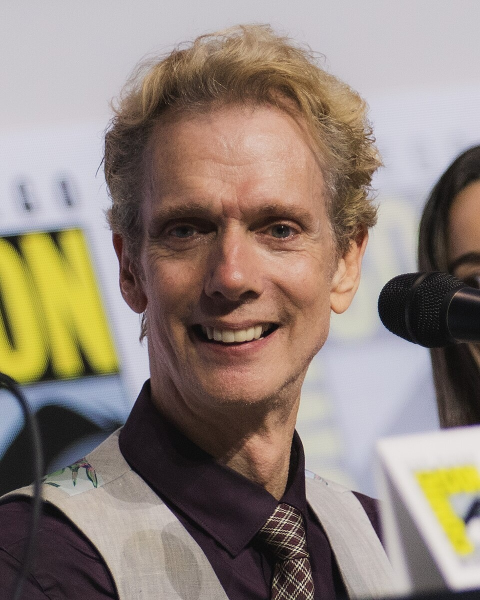
#> input picture video_disfraces/imagenes/1_actor.jpg, 960 x 1200 px (shown at 1/2 size)
$ python make_video.py imagenes/1_actor.jpg
#> lines starting #> are read from the running program, lines starting #| are printed output that depends on the picture; after the words box and inside, x2 and y2 are one past the last pixel; in counts of white or black regions, pixels touching at a corner belong together
"""Genera el video "¿Quién está detrás del disfraz?" (1:20, 1080x1920, 30 fps).

Uso: python3 make_video.py   ->  crea quien_esta_detras.mp4 en esta carpeta.
Requiere: Pillow, numpy, ffmpeg.
"""
import math
import os
import subprocess
import wave

import numpy as np
from PIL import Image, ImageDraw, ImageFilter, ImageFont

HERE = os.path.dirname(os.path.abspath(__file__))
W, H, FPS = 1080, 1920, 30
DUR = 80.0
INTRO, SEG, OUTRO = 5.0, 14.0, 5.0
REVEAL = 4.0  # segundo dentro de cada segmento en que se revela el actor

FB = "/usr/share/fonts/truetype/dejavu/DejaVuSans-Bold.ttf"
FR = "/usr/share/fonts/truetype/dejavu/DejaVuSans.ttf"
FS = "/usr/share/fonts/truetype/dejavu/DejaVuSerif-Bold.ttf"
_fc = {}


def font(path, size):
    k = (path, size)
    if k not in _fc:
        _fc[k] = ImageFont.truetype(path, size)
    return _fc[k]


# personaje, película, actor, dato, color principal
ITEMS = [
    ("EL FAUNO", "El laberinto del fauno (2006)", "DOUG JONES",
     "Especialista en criaturas fantásticas, pasó horas en maquillaje y prótesis "
     "faciales para dar vida al Fauno y al Hombre Pálido.", (150, 120, 70)),
    ("PENNYWISE", "It (2017)", "BILL SKARSGÅRD",
     "Combinó maquillaje blanco, prótesis en frente y nariz, lentes de contacto "
     "y su propio control muscular para crear una versión irreconocible del payaso.", (210, 40, 40)),
    ("GOLLUM", "El Señor de los Anillos", "ANDY SERKIS",
     "Pionero de la captura de movimiento, utilizó trajes con marcadores digitales "
     "para trasladar sus gestos, voz y postura al personaje.", (150, 160, 110)),
    ("CHEWBACCA", "Star Wars", "PETER MAYHEW",
     "Con 2,21 metros de estatura, interpretó al wookiee durante décadas dentro de "
     "un pesado traje peludo y máscara de látex con visibilidad reducida.", (170, 110, 60)),
    ("HELLBOY", "Hellboy (2004 y 2008)", "RON PERLMAN",
     "Soportó entre tres y cuatro horas diarias de maquillaje y prótesis para lucir "
     "la piel roja, cuernos limados, colmillos y el brazo derecho gigante.", (220, 50, 30)),
]
assert INTRO + SEG * len(ITEMS) + OUTRO == DUR


# ---------------------------------------------------------------- utilidades
def ease_out(t):
    t = max(0.0, min(1.0, t))
    return 1 - (1 - t) ** 3


# [4 lines left out: function ease_out_back, not called in this run]


def text_c(d, y, txt, f, fill, stroke=0, sfill=(0, 0, 0), spacing=10, x=W / 2):
    d.multiline_text((x, y), txt, font=f, fill=fill, anchor="ma", align="center",
                     stroke_width=stroke, stroke_fill=sfill, spacing=spacing)


# [21 lines left out: functions wrap, fit_font, not called in this run]


def gradient_bg(c1, c2):
    y = np.linspace(0, 1, H)[:, None, None]
    a = np.array(c1, float)[None, None, :]
    b = np.array(c2, float)[None, None, :]
    img = a * (1 - y) + b * y
    img = np.repeat(img, W, axis=1)
    # viñeta
    yy, xx = np.mgrid[0:H, 0:W]
    r = np.sqrt(((xx - W / 2) / (W * 0.75)) ** 2 + ((yy - H / 2) / (H * 0.6)) ** 2)
    img *= np.clip(1.15 - 0.55 * r, 0.25, 1)[:, :, None]
    return Image.fromarray(np.clip(img, 0, 255).astype(np.uint8))


def darker(c, k):
    return tuple(int(v * k) for v in c)


# ------------------------------------------------------- máscara de teatro
def make_mask(color, size=620):
    """Máscara estilizada (rostro misterioso) en RGBA."""
    S = size * 2  # supersampling
    im = Image.new("RGBA", (S, S), (0, 0, 0, 0))
    d = ImageDraw.Draw(im)
    pad = S * 0.08
    face = [pad, pad * 0.6, S - pad, S - pad * 0.2]
    # sombra/borde
    d.ellipse([face[0] - 14, face[1] - 14, face[2] + 14, face[3] + 14], fill=(255, 255, 255, 255))
    d.ellipse(face, fill=darker(color, 0.55) + (255,))
    d.ellipse([face[0] + 40, face[1] + 40, face[2] - 40, face[3] - 140], fill=darker(color, 0.75) + (255,))
    # ojos
    ew, eh = S * 0.2, S * 0.11
    for cx in (S * 0.33, S * 0.67):
        cy = S * 0.42
        d.ellipse([cx - ew / 2, cy - eh / 2, cx + ew / 2, cy + eh / 2], fill=(10, 10, 15, 255))
        d.ellipse([cx - ew / 2 - 8, cy - eh / 2 - 30, cx + ew / 2 + 8, cy - eh / 2 + 6],
                  outline=(255, 255, 255, 200), width=10)
    # boca
    d.arc([S * 0.3, S * 0.58, S * 0.7, S * 0.8], 20, 160, fill=(10, 10, 15, 255), width=26)
    # signo de interrogación
    f = font(FB, int(S * 0.22))
    d.text((S / 2, S * 0.0), "?", font=f, fill=(255, 255, 255, 235), anchor="mt",
           stroke_width=10, stroke_fill=(0, 0, 0, 255))
    return im.resize((size, size), Image.LANCZOS)


# ------------------------------------------------------------ fotos reales
IMG_DIR = os.path.join(HERE, "imagenes")


def find_img(name):
    for ext in (".jpg", ".jpeg", ".png", ".webp"):
        q = os.path.join(IMG_DIR, name + ext)
        if os.path.exists(q):
            return q
    return None


def photo_card(path, w, h, color, label=None):
    """Recorta la foto tipo 'cover', esquinas redondeadas, borde y etiqueta."""
    src = Image.open(path).convert("RGB")
    sc = max(w / src.width, h / src.height)
    src = src.resize((int(src.width * sc) + 1, int(src.height * sc) + 1), Image.LANCZOS)
    left = (src.width - w) // 2
    top = int((src.height - h) * 0.08)  # prioriza la parte superior (rostros)
    src = src.crop((left, top, left + w, top + h)).convert("RGBA")
    m = Image.new("L", (w, h), 0)
    ImageDraw.Draw(m).rounded_rectangle([0, 0, w - 1, h - 1], 40, fill=255)
    card = Image.new("RGBA", (w + 16, h + 16), (0, 0, 0, 0))
    ImageDraw.Draw(card).rounded_rectangle([0, 0, w + 15, h + 15], 48, fill=color + (255,))
    src.putalpha(m)
    card.alpha_composite(src, (8, 8))
    if label:
        d = ImageDraw.Draw(card)
        f = font(FB, 38)
        tw = f.getlength(label)
        d.rounded_rectangle([(w + 16 - tw) / 2 - 24, h - 60, (w + 16 + tw) / 2 + 24, h + 2], 25,
                            fill=(0, 0, 0, 210))
        d.text(((w + 16) / 2, h - 29), label, font=f, fill=(255, 255, 255), anchor="mm")
    return card


# ------------------------------------------------------------- partículas
rng = np.random.default_rng(7)
PARTS = rng.random((70, 4))  # x, y, velocidad, tamaño


# [8 lines left out: function draw_particles, not called in this run]


# ----------------------------------------------------------- precálculos
print("Preparando recursos...")
BGS = [gradient_bg(darker(c, 0.45), (8, 8, 14)) for *_, c in ITEMS]
BG_INTRO = gradient_bg((60, 20, 80), (5, 5, 12))
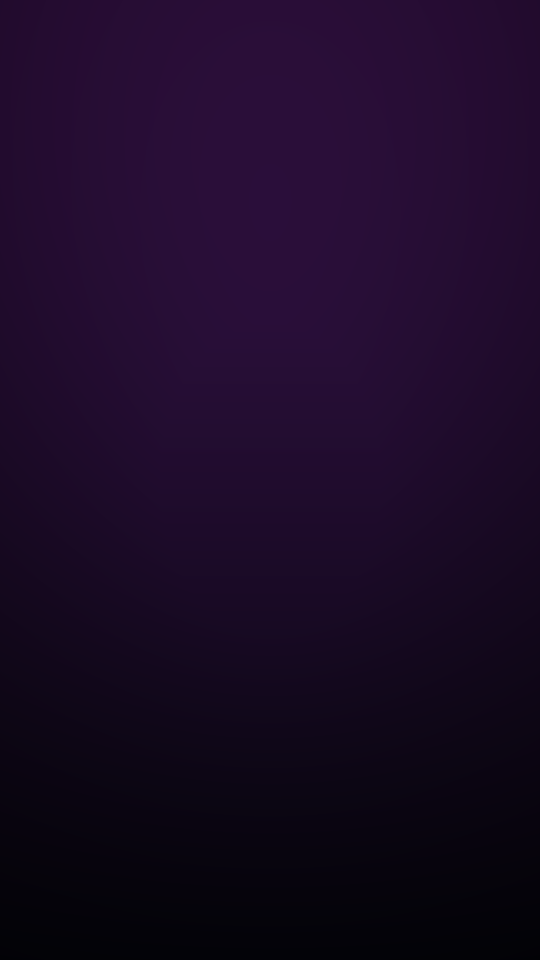
#> BG_INTRO: PIL image 1080x1920 RGB (shown at 1/2 size); mean R, G, B 26.4, 9.8, 37.6
MASKS = [make_mask(c) for *_, c in ITEMS]
#> in make_mask, `im = Image.new("RGBA", (S, S), (0, 0, 0, 0))`: im: PIL image 1240x1240 RGBA; every value is 0
#> in make_mask, `return im.resize((size, size), Image.LANCZOS)`:
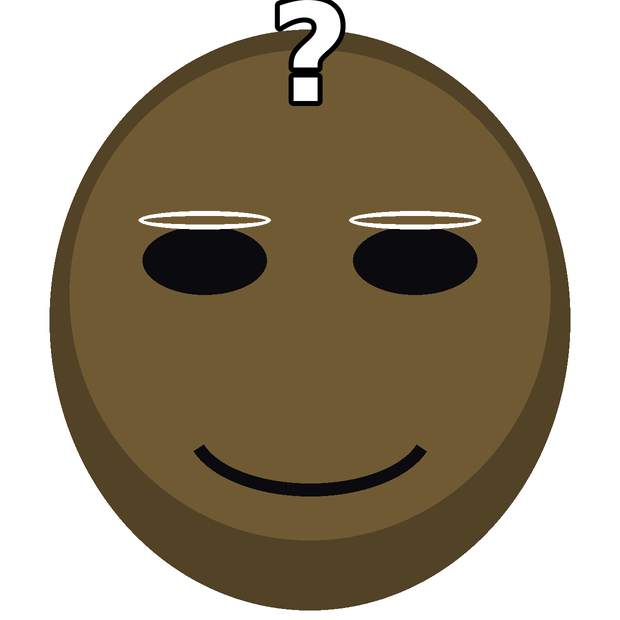
#> returned value: PIL image 620x620 RGBA; mean R, G, B, A 72.5, 60.9, 41.1, 166.4; transparent parts drawn white
#> call 2 of make_mask, with color = (210, 40, 40), size = 620
#> in make_mask (call 2), `S = size * 2`: S = 1240
#> in make_mask (call 2), `pad = S * 0.08`: pad = 99.2
#> in make_mask (call 2), `face = [pad, pad * 0.6, S - pad, S - pad * 0.2]`: face = [99.2, 59.52, 1140.8, 1220.2]
#> in make_mask (call 2), `ew, eh = S * 0.2, S * 0.11`: ew = 248; eh = 136.4
#> the loop in make_mask (call 2), `for cx in (S * 0.33, S * 0.67):` made 2 passes
#> (cx, cy) on passes 1 to 2: (409.2, 520.8), (830.8, 520.8)
#> in make_mask (call 2), `return im.resize((size, size), Image.LANCZOS)`:
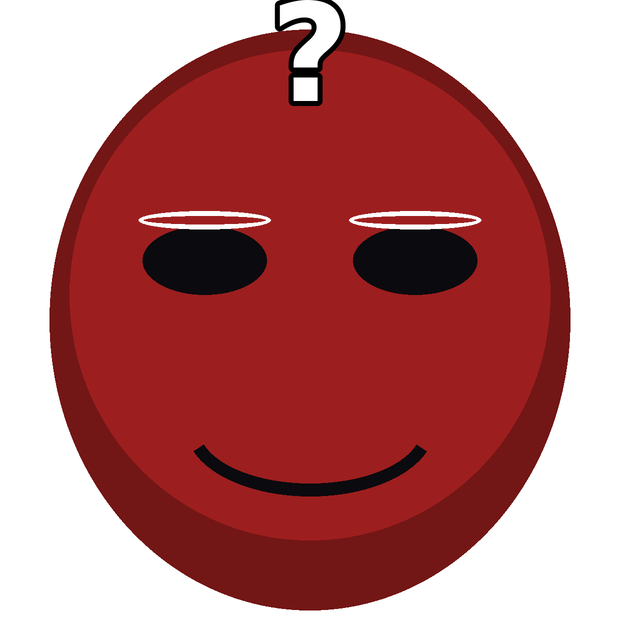
#> returned value: PIL image 620x620 RGBA; mean R, G, B, A 96.3, 29.3, 29.5, 166.4; transparent parts drawn white
#> call 3 of make_mask, with color = (150, 160, 110), size = 620
#> the loop in make_mask (call 3), `for cx in (S * 0.33, S * 0.67):` made 2 passes
#> in make_mask (call 3), `return im.resize((size, size), Image.LANCZOS)`:
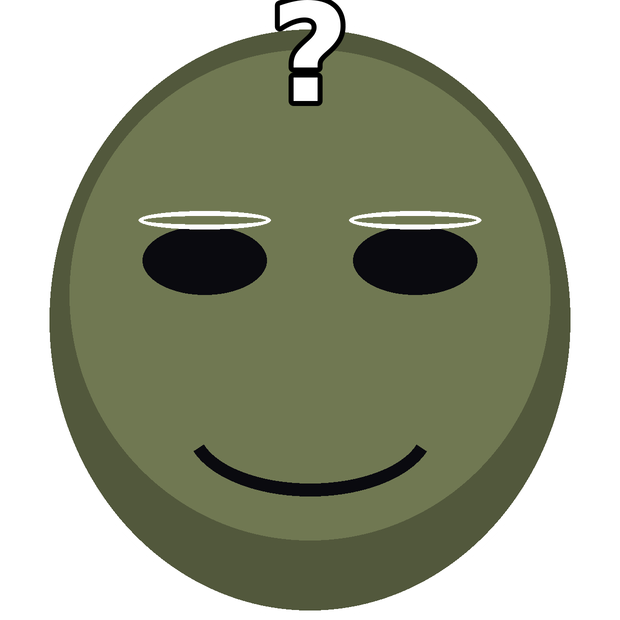
#> returned value: PIL image 620x620 RGBA; mean R, G, B, A 72.5, 76.8, 56.9, 166.4; transparent parts drawn white
#> MASKS = 5 items
CHAR_BIG, CHAR_SM, ACT_SM = [], [], []
for _n, it in enumerate(ITEMS, 1):
    pc, pa = find_img(f"{_n}_personaje"), find_img(f"{_n}_actor")
    CHAR_BIG.append(photo_card(pc, 820, 640, it[4]) if pc else None)
    CHAR_SM.append(photo_card(pc, 460, 500, it[4], "PERSONAJE") if pc else None)
    ACT_SM.append(photo_card(pa, 460, 500, it[4], "ACTOR") if pa else None)
#> in photo_card, src is the input picture: PIL image 960x1200 RGB; mean R, G, B 145.1, 131.4, 121.3
#> in photo_card, `m = Image.new("L", (w, h), 0)`: m: PIL image 460x500 L; every value is 0
#> in photo_card, `ImageDraw.Draw(m).rounded_rectangle([0, 0, w - 1, h - 1], 40, fill=255)`:
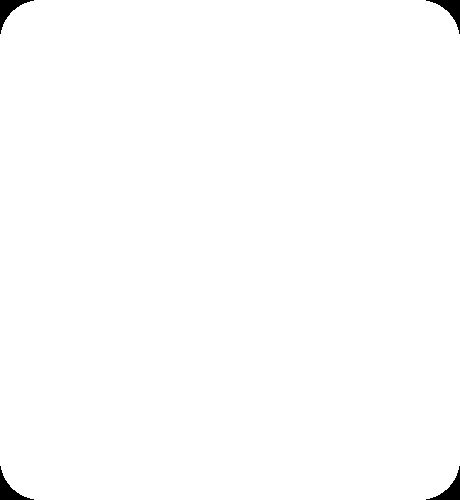
#> m: PIL image 460x500 L; 99.4% white; 4 black regions, box (x1, y1, x2, y2) and area: (0, 0, 34, 34) 354, (426, 0, 460, 34) 354, (0, 466, 34, 500) 354, (426, 466, 460, 500) 354
#> in photo_card, `card = Image.new("RGBA", (w + 16, h + 16), (0, 0, 0, 0))`: card: PIL image 476x516 RGBA; every value is 0
#> in photo_card, `card.alpha_composite(src, (8, 8))`:
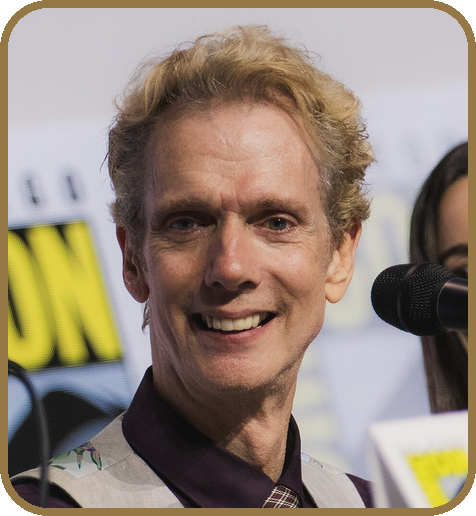
#> card: PIL image 476x516 RGBA; mean R, G, B, A 148, 132.7, 118.9, 252.9; transparent parts drawn white
    print(f"  #{_n}: personaje={'sí' if pc else 'NO'}  actor={'sí' if pa else 'NO'}")
#> pass 2 of the loop `for _n, it in enumerate(ITEMS, 1):`:
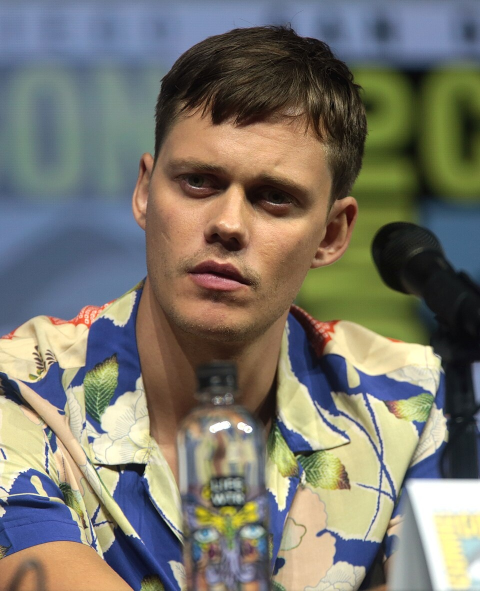
#> input picture video_disfraces/imagenes/2_actor.jpg, 960 x 1182 px (shown at 1/2 size)
#> in photo_card, src is the input picture: PIL image 960x1182 RGB; mean R, G, B 122, 119, 108.5
#> in photo_card (call 2), `src = src.crop((left, top, left + w, top + h)).convert("RGBA")`:
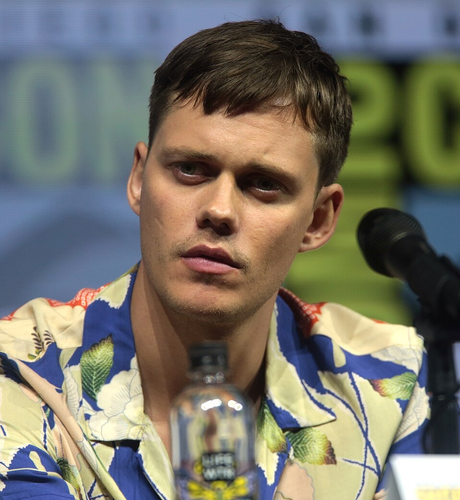
#> src: PIL image 460x500 RGBA; mean R, G, B, A 119.3, 116.7, 105.4, 255
#> in photo_card (call 2), `card.alpha_composite(src, (8, 8))`:
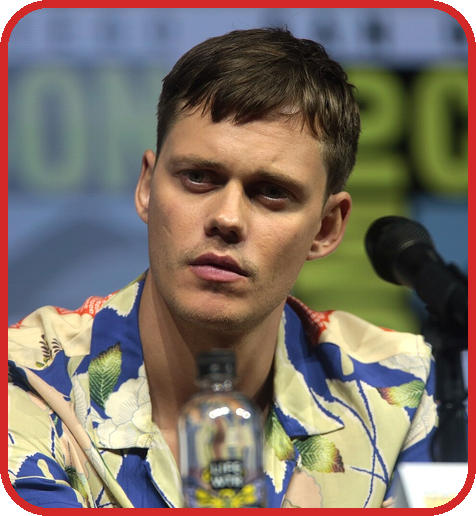
#> card: PIL image 476x516 RGBA; mean R, G, B, A 123.8, 110.9, 100.2, 252.9; transparent parts drawn white
MASK_INTRO = make_mask((180, 140, 40), 700)
#> in make_mask (call 6), `im = Image.new("RGBA", (S, S), (0, 0, 0, 0))`: im: PIL image 1400x1400 RGBA; every value is 0
#> in make_mask (call 6), `return im.resize((size, size), Image.LANCZOS)`:
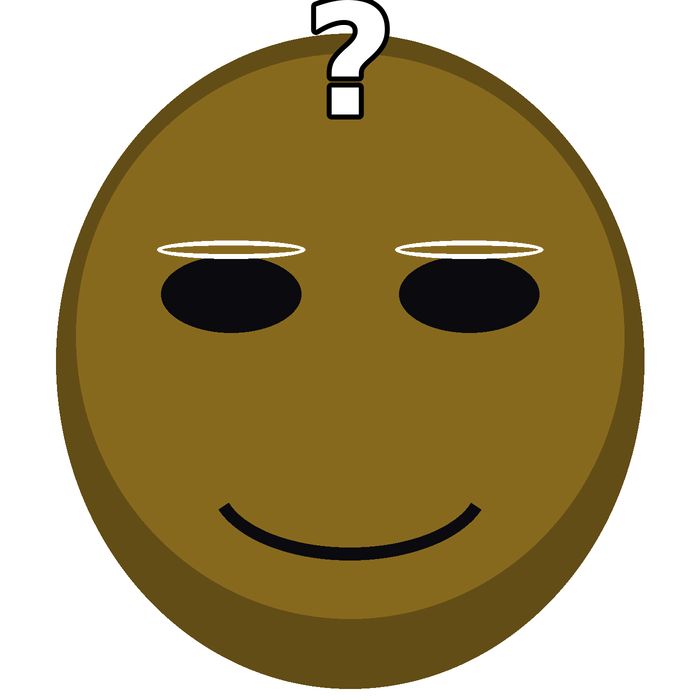
#> returned value: PIL image 700x700 RGBA; mean R, G, B, A 84.2, 68.2, 28.4, 165.4; transparent parts drawn white


# [200 lines left out: functions seg_header, render_segment, star, render_intro, render_outro, frame_at, not called in this run]


# ------------------------------------------------------------------ audio
SR = 44100


def synth_audio(path):
    n = int(DUR * SR)
    out = np.zeros(n)
    tt = np.arange(n) / SR
    bpm = 120
    beat = 60 / bpm

    def add(sig, start):
        s = int(start * SR)
        e = min(n, s + len(sig))
        if s < n:
            out[s:e] += sig[: e - s]

    # bombo
    kl = int(0.35 * SR)
    kt = np.arange(kl) / SR
    kick = np.sin(2 * np.pi * (50 + 90 * np.exp(-kt * 30)) * kt) * np.exp(-kt * 9)
    # hi-hat
    hl = int(0.06 * SR)
    hat = rng.standard_normal(hl) * np.exp(-np.arange(hl) / SR * 70)
    hat = np.diff(hat, prepend=0)
    # bajo misterioso (La menor - Fa - Do - Mi)
    roots = [55.0, 43.65, 65.41, 41.2]
    b = 0.0
    while b < DUR - 1:
        bar = int(b // (beat * 4))
        add(kick * 0.9, b)
        add(hat * 0.18, b + beat / 2)
        f = roots[bar % 4]
        L = int(beat * SR)
        lt = np.arange(L) / SR
        bass = np.tanh(2 * np.sin(2 * np.pi * f * lt)) * np.exp(-lt * 3) * 0.28
        add(bass, b)
        b += beat
    # pad
    for bar in range(int(DUR / (beat * 4)) + 1):
        f = roots[bar % 4] * 4
        L = int(beat * 4 * SR)
        lt = np.arange(L) / SR
        env = np.minimum(1, lt / 0.5) * np.minimum(1, (beat * 4 - lt) / 0.5)
        pad = sum(np.sin(2 * np.pi * f * m * lt + m) for m in (1, 1.5, 2.0)) * env * 0.035
        add(pad, bar * beat * 4)

    # efectos por segmento
    def whoosh(dur=0.7):
        L = int(dur * SR)
        noise = rng.standard_normal(L)
        lt = np.arange(L) / SR
        env = np.sin(np.pi * lt / dur) ** 2
        # filtro paso-bajo variable simple
        y = np.zeros(L)
        acc = 0
        for k in range(L):
            a = 0.02 + 0.5 * (k / L)
            acc += a * (noise[k] - acc)
            y[k] = acc
        return y * env * 0.9

    def ding():
        L = int(1.2 * SR)
        lt = np.arange(L) / SR
        return sum(np.sin(2 * np.pi * f * lt) * np.exp(-lt * d) for f, d in
                   ((880, 4), (1320, 5), (1760, 7))) * 0.22

    def tick():
        L = int(0.05 * SR)
        lt = np.arange(L) / SR
        return np.sin(2 * np.pi * 1500 * lt) * np.exp(-lt * 80) * 0.35

    W1 = whoosh()
    D1 = ding()
    T1 = tick()
    add(W1, 0.2)
    add(D1, 1.0)
    for i in range(len(ITEMS)):
        s0 = INTRO + i * SEG
        add(W1 * 0.6, s0)
        for c in (1, 2, 3):
            add(T1, s0 + REVEAL - c)
        add(W1, s0 + REVEAL - 0.35)
        add(D1, s0 + REVEAL)
    add(D1, DUR - OUTRO)

    # narración (voz/plan.json, generada por make_voice.py) con ducking de la música
    out = np.tanh(out * 1.2) * 0.8
    plan_p = os.path.join(HERE, "voz", "plan.json")
    if os.path.exists(plan_p):
        import json
        voice = np.zeros(n)
        for c in json.load(open(plan_p)):
            with wave.open(os.path.join(HERE, "voz", c["file"])) as w:
                v = np.frombuffer(w.readframes(w.getnframes()), np.int16) / 32768.0
            v = v / (np.abs(v).max() + 1e-9) * 0.95
            s0 = int(c["start"] * SR)
            e = min(n, s0 + len(v))
            voice[s0:e] += v[: e - s0]
        env = (np.abs(voice) > 0.01).astype(float)
        k = int(0.25 * SR)
        env = np.convolve(env, np.ones(k) / k, mode="same")
        env = np.clip(env * 4, 0, 1)
        out = out * (1 - 0.65 * env) + voice * 0.9
    out *= np.minimum(1, (DUR - tt) / 1.5)
    out = np.clip(out, -1, 1)
    pcm = (out * 32767).astype(np.int16)
    st = np.repeat(pcm[:, None], 2, axis=1)
    with wave.open(path, "wb") as w:
        w.setnchannels(2)
        w.setsampwidth(2)
        w.setframerate(SR)
        w.writeframes(st.tobytes())


def main():
    wav = os.path.join(HERE, "audio.wav")
    print("Sintetizando audio...")
    synth_audio(wav)
    outp = os.path.join(HERE, "quien_esta_detras.mp4")
    cmd = ["ffmpeg", "-y", "-loglevel", "error", "-f", "rawvideo", "-pix_fmt", "rgb24",
           "-s", f"{W}x{H}", "-r", str(FPS), "-i", "-", "-i", wav,
           "-c:v", "libx264", "-preset", "medium", "-crf", "20", "-pix_fmt", "yuv420p",
           "-c:a", "aac", "-b:a", "192k", "-shortest", "-movflags", "+faststart", outp]
#> (the run stopped early here; a loop or call above may not have finished)
